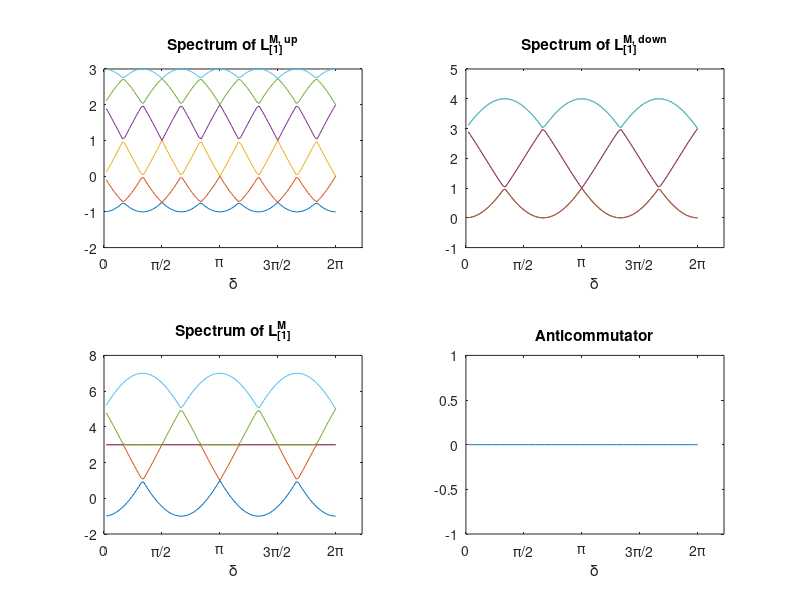
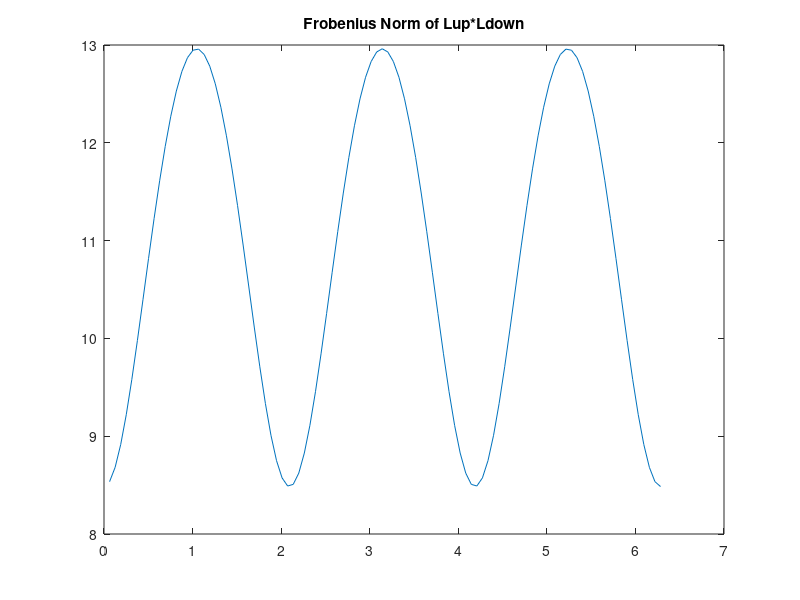
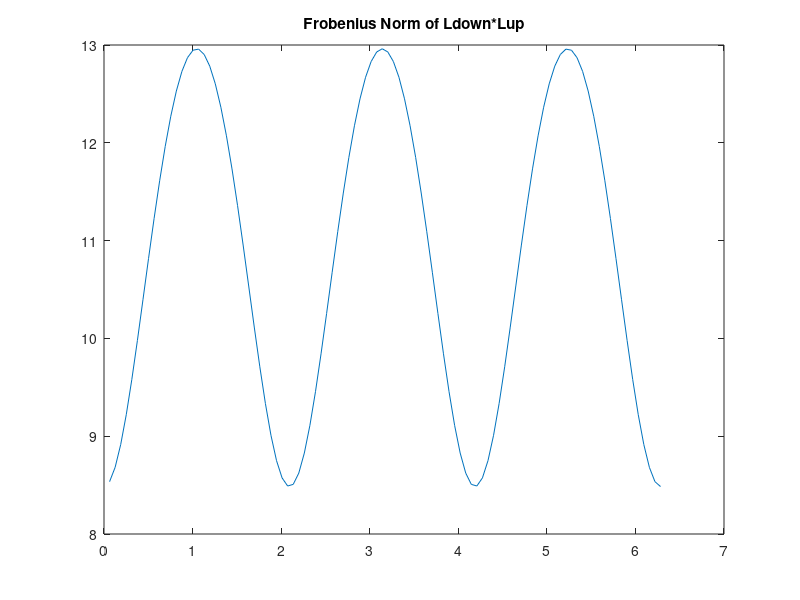

The MATLAB source for these figures, in order:
% Triangle 1->2, 2->3, 3->1 and 3->2->1
clear
%%% B1
% edges {1, 2}, {1, 3}, {2, 3}
B1 = [-1   -1   0 ; 
       1  0   -1 ; 
       0   1   1 ];

%%% B2
B2 = [ 1 ;
       -1 ;
       1 ];

%% Undirected Version

% Hodge Laplacian
L0u = B1 * B1'; % 0-up Laplacian
L1d = B1' * B1; % 1-up Laplacian, n_edge*n_edge matrix
L1u = B2 * B2'; % 1-up Laplacian, n_edge*n_edge matrix
L2d = B2' * B2; % 2-down Laplacian, n_triangle*n_triangle matrix

% The undirected infered adjacency matrix
A0u = diag(diag(L0u)) - L0u; % this is the same as the standard adjacency matrix for standard graph
D1u = diag(diag(L1u));
A1u = D1u - L1u; % infered adjacency between edges
D1d = diag(diag(L1d));
A1d = D1d - L1d; % infered adjacency between edges

%%
% Triangle slight frustration 1->2, 2->3, 3->1 and 3->2->1
Lup=zeros(6,6);
Ldown=zeros(6,6);

i1 = 1*i
for n=1:100
    
    delta=(2*pi/100)*n;
    Lup(1,:)=[1, 0,                0, -exp(-i1*delta),   0, exp(i1*delta)];
    Lup(2,:)=[0, 1,                -exp(-i1*delta), 0,   exp(i1*delta), 0];
    
    Lup(3,:)=[0, -exp(i1*delta),    1,0,                0,-exp(-i1*delta)];
    Lup(4,:)=[-exp(i1*delta), 0,    0,1,                -exp(-i1*delta),0];
    
    Lup(5,:)=[0, exp(-i1*delta),  0,-exp(i1*delta),   1,0];
    Lup(6,:)=[exp(-i1*delta), 0,  -exp(i1*delta),0,   0,1];
    
    
    Ldown(1,:)=[2,0,               exp(-i1*delta),0,   -exp(i1*delta),0];
    Ldown(2,:)=[0,2,               0,exp(-i1*delta),   0,-exp(i1*delta)];
    
    Ldown(3,:)=[exp(i1*delta),0,  2,0,                 exp(-i1*delta),0];
    Ldown(4,:)=[0,exp(i1*delta),  0,2,                 0,exp(-i1*delta)];
    
    Ldown(5,:)=[-exp(-i1*delta),0,  exp(i1*delta),0,     2,0];
    Ldown(6,:)=[0,-exp(-i1*delta),  0,exp(i1*delta),     0,2];
    
    anti_commutator(n)=sum(sum((Lup*Ldown-Ldown*Lup).^2));
    lambda_up(n,:)=sort(eig((Lup)));
    lambda_down(n,:)=sort(eig((Ldown)));
    lambda_L(n,:)=sort(eig((Ldown+Lup)));
    hodge_norm1(n) = norm(Lup*Ldown,"fro") % calculate  
    hodge_norm2(n) = norm(Ldown*Lup,"fro") % calculate  

end
x_grid = (2*pi/100) * linspace(1,100)

figure

subplot(2,2,1);
plot(x_grid, lambda_up(:,1))
hold on 
plot(x_grid, lambda_up(:,2))
plot(x_grid, lambda_up(:,3))
plot(x_grid, lambda_up(:,4))
plot(x_grid, lambda_up(:,5))
plot(x_grid, lambda_up(:,6))
hold off
title('Spectrum of L_{[1]}^{M, up}');
xticks([0 pi/2 pi 3*pi/2 2*pi])
xticklabels({'0', '\pi/2', '\pi', '3\pi/2', '2\pi'})
% Add a label to the x-axis
xlabel('\delta')

subplot(2,2,2);
plot(x_grid, lambda_down(:,1))
hold on 
plot(x_grid, lambda_down(:,2))
plot(x_grid, lambda_down(:,3))
plot(x_grid, lambda_down(:,4))
plot(x_grid, lambda_down(:,5))
plot(x_grid, lambda_down(:,6))
hold off
title('Spectrum of L_{[1]}^{M, down}');
xticks([0 pi/2 pi 3*pi/2 2*pi])
xticklabels({'0', '\pi/2', '\pi', '3\pi/2', '2\pi'})
% Add a label to the x-axis
xlabel('\delta')

subplot(2,2,3);
plot(x_grid, lambda_L(:,1))
hold on 
plot(x_grid, lambda_L(:,2))
plot(x_grid, lambda_L(:,3))
plot(x_grid, lambda_L(:,4))
plot(x_grid, lambda_L(:,5))
plot(x_grid, lambda_L(:,6))
%plot(0.7227, 0, '*')
%plot(x_grid, 3+4cos()
hold off
title('Spectrum of L_{[1]}^{M}');
xticks([0 pi/2 pi 3*pi/2 2*pi])
xticklabels({'0', '\pi/2', '\pi', '3\pi/2', '2\pi'})
% Add a label to the x-axis
xlabel('\delta')

subplot(2,2,4);
plot(x_grid, anti_commutator)
title('Anticommutator');
xticks([0 pi/2 pi 3*pi/2 2*pi])
xticklabels({'0', '\pi/2', '\pi', '3\pi/2', '2\pi'})
% Add a label to the x-axis
xlabel('\delta')
ylim([-1 1])

%set(gca, 'FontSize', 14);
saveas(gcf, 'plots\case2.eps', 'epsc');

figure
plot(x_grid, hodge_norm1)
title('Frobenius Norm of Lup*Ldown');

figure
plot(x_grid, hodge_norm2)
title('Frobenius Norm of Ldown*Lup');
